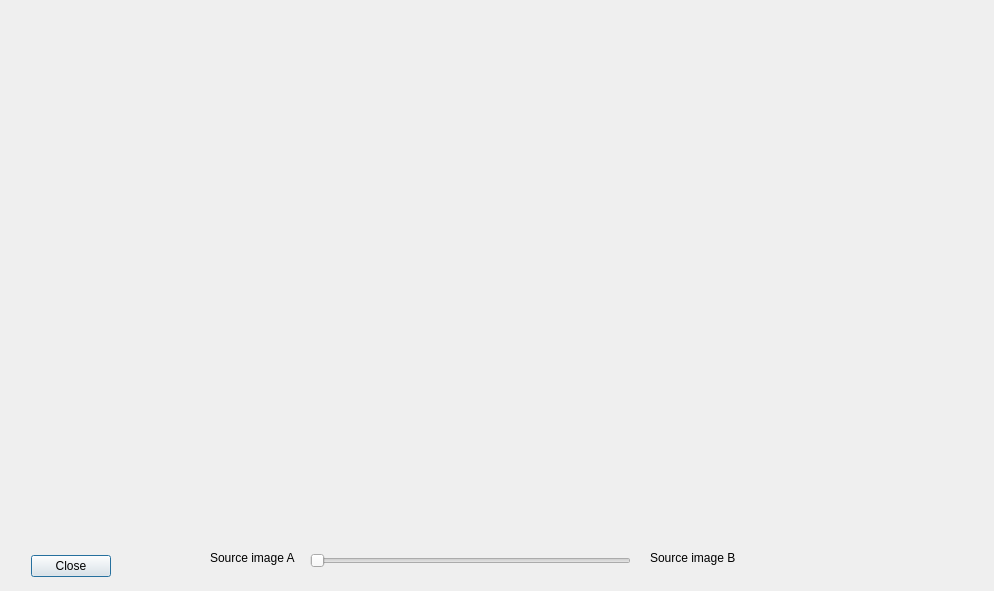
<?xml version="1.0" encoding="UTF-8"?>
<ui version="4.0">
 <class>m_dialogCompare</class>
 <widget class="QDialog" name="m_dialogCompare">
  <property name="geometry">
   <rect>
    <x>0</x>
    <y>0</y>
    <width>994</width>
    <height>591</height>
   </rect>
  </property>
  <property name="windowTitle">
   <string>Compare...</string>
  </property>
  <widget class="QDialogButtonBox" name="m_buttonBox">
   <property name="geometry">
    <rect>
     <x>10</x>
     <y>550</y>
     <width>101</width>
     <height>32</height>
    </rect>
   </property>
   <property name="orientation">
    <enum>Qt::Horizontal</enum>
   </property>
   <property name="standardButtons">
    <set>QDialogButtonBox::Close</set>
   </property>
  </widget>
  <widget class="QLabel" name="m_labelImage">
   <property name="geometry">
    <rect>
     <x>30</x>
     <y>20</y>
     <width>800</width>
     <height>500</height>
    </rect>
   </property>
   <property name="text">
    <string/>
   </property>
  </widget>
  <widget class="QSlider" name="m_sliderBlend">
   <property name="geometry">
    <rect>
     <x>310</x>
     <y>550</y>
     <width>321</width>
     <height>22</height>
    </rect>
   </property>
   <property name="orientation">
    <enum>Qt::Horizontal</enum>
   </property>
  </widget>
  <widget class="QLabel" name="label">
   <property name="geometry">
    <rect>
     <x>210</x>
     <y>550</y>
     <width>91</width>
     <height>16</height>
    </rect>
   </property>
   <property name="text">
    <string>Source image A</string>
   </property>
  </widget>
  <widget class="QLabel" name="label_2">
   <property name="geometry">
    <rect>
     <x>650</x>
     <y>550</y>
     <width>91</width>
     <height>16</height>
    </rect>
   </property>
   <property name="text">
    <string>Source image B</string>
   </property>
  </widget>
 </widget>
 <resources/>
 <connections>
  <connection>
   <sender>m_buttonBox</sender>
   <signal>accepted()</signal>
   <receiver>m_dialogCompare</receiver>
   <slot>accept()</slot>
   <hints>
    <hint type="sourcelabel">
     <x>248</x>
     <y>254</y>
    </hint>
    <hint type="destinationlabel">
     <x>157</x>
     <y>274</y>
    </hint>
   </hints>
  </connection>
  <connection>
   <sender>m_buttonBox</sender>
   <signal>rejected()</signal>
   <receiver>m_dialogCompare</receiver>
   <slot>reject()</slot>
   <hints>
    <hint type="sourcelabel">
     <x>316</x>
     <y>260</y>
    </hint>
    <hint type="destinationlabel">
     <x>286</x>
     <y>274</y>
    </hint>
   </hints>
  </connection>
 </connections>
</ui>
